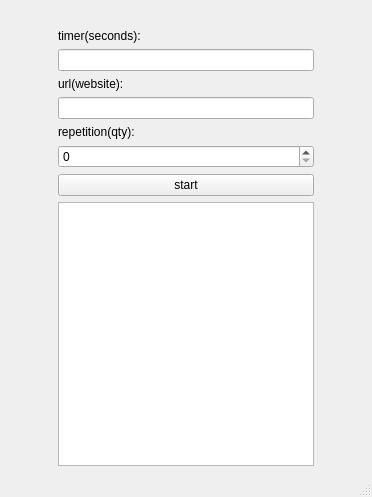
<?xml version="1.0" encoding="UTF-8"?>
<ui version="4.0">
 <class>MainWindow</class>
 <widget class="QMainWindow" name="MainWindow">
  <property name="geometry">
   <rect>
    <x>0</x>
    <y>0</y>
    <width>372</width>
    <height>497</height>
   </rect>
  </property>
  <property name="windowTitle">
   <string>MainWindow</string>
  </property>
  <widget class="QWidget" name="centralwidget">
   <layout class="QGridLayout" name="gridLayout_2">
    <item row="1" column="1">
     <layout class="QGridLayout" name="gridLayout">
      <item row="7" column="0">
       <widget class="QLabel" name="repetition">
        <property name="text">
         <string>repetition(qty):</string>
        </property>
       </widget>
      </item>
      <item row="3" column="0">
       <widget class="QLineEdit" name="timerLine"/>
      </item>
      <item row="4" column="0">
       <widget class="QLabel" name="url">
        <property name="text">
         <string>url(website):</string>
        </property>
       </widget>
      </item>
      <item row="8" column="0">
       <widget class="QSpinBox" name="repetitionSpinBox"/>
      </item>
      <item row="6" column="0">
       <widget class="QLineEdit" name="urlLine"/>
      </item>
      <item row="9" column="0">
       <widget class="QPushButton" name="start">
        <property name="text">
         <string>start</string>
        </property>
       </widget>
      </item>
      <item row="2" column="0">
       <widget class="QLabel" name="timer">
        <property name="text">
         <string>timer(seconds):</string>
        </property>
       </widget>
      </item>
     </layout>
    </item>
    <item row="2" column="2">
     <spacer name="verticalSpacer">
      <property name="orientation">
       <enum>Qt::Vertical</enum>
      </property>
      <property name="sizeHint" stdset="0">
       <size>
        <width>20</width>
        <height>40</height>
       </size>
      </property>
     </spacer>
    </item>
    <item row="2" column="1">
     <widget class="QListWidget" name="output"/>
    </item>
    <item row="0" column="2">
     <spacer name="horizontalSpacer_4">
      <property name="orientation">
       <enum>Qt::Horizontal</enum>
      </property>
      <property name="sizeHint" stdset="0">
       <size>
        <width>40</width>
        <height>20</height>
       </size>
      </property>
     </spacer>
    </item>
    <item row="0" column="0">
     <spacer name="horizontalSpacer">
      <property name="orientation">
       <enum>Qt::Horizontal</enum>
      </property>
      <property name="sizeHint" stdset="0">
       <size>
        <width>40</width>
        <height>20</height>
       </size>
      </property>
     </spacer>
    </item>
   </layout>
  </widget>
  <widget class="QStatusBar" name="statusbar"/>
 </widget>
 <resources/>
 <connections/>
</ui>
